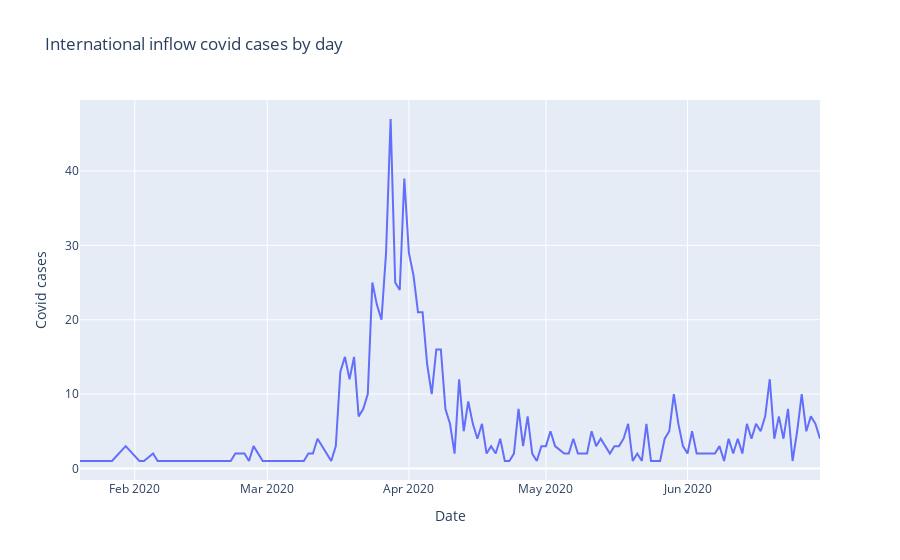
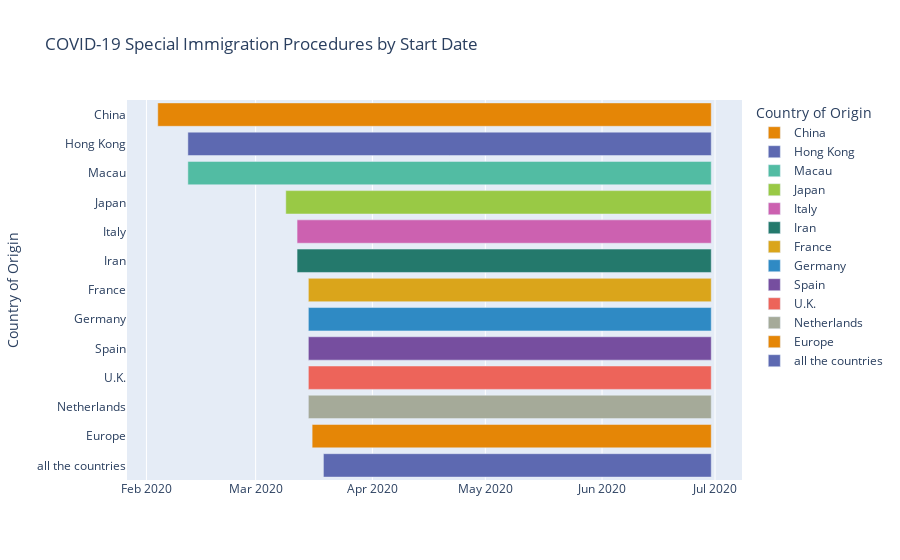

Write notebook code for charts like these, in order.
### Markdown cell above
## Cases from international movement

### Code cell
# Isolate infection_case='overseas inflow'
inflows_df = patient_info_df.loc[patient_info_df["infection_case"] == "overseas inflow"]

# Group international inflow cases per day
inflow_cases_df = (
    inflows_df[["patient_id", "confirmed_date"]]
    .groupby(["confirmed_date"])
    .count()
    .sort_values(by=["confirmed_date"])
)

# Isolate the list of immigration controls and their start dates
immigration_procedures_df = policy_df.loc[
    policy_df.gov_policy == "Special Immigration Procedure"
]

# Impute patient_info_df.max() as the end date for these immigration controls
immigration_procedures_df.end_date = inflow_cases_df.index.max()

# Modify the detail column to read more clearly
immigration_procedures_df.detail = immigration_procedures_df.detail.map(lambda x: x[5:])
immigration_procedures_df.rename(columns={"detail": "country of origin"}, inplace=True)

# Plot cases by date
fig = px.line(
    inflow_cases_df,
    x=inflow_cases_df.index,
    y="patient_id",
    title="International inflow covid cases by day",
    labels={"confirmed_date": "Date", "patient_id": "Covid cases"},
)
fig.show()

# Plot Special immigration procedures by start date
fig2 = px.timeline(
    immigration_procedures_df,
    x_start="start_date",
    x_end="end_date",
    y="country of origin",
    color_discrete_sequence=px.colors.qualitative.Vivid,
    color="country of origin",
    title="COVID-19 Special Immigration Procedures by Start Date",
    hover_data=["country of origin"],
    labels={
        "start_date": "Policy Start Date",
        "end_date": "End Date",
        "country of origin": "Country of Origin",
    },
)

fig2.show()

# Show special immigration procedures df for reference
immigration_procedures_df

### Figure 1 — Plotly figure (JSON) as saved in the notebook; plotly's stock layout.template omitted (floating-point values rounded to 4 significant figures; data arrays with more than 128 entries replaced by an {"elided": "..."} marker saying what was removed)
{"data": [{"hovertemplate": "Date=%{x}<br>Covid cases=%{y}<extra></extra>", "legendgroup": "", "line": {"color": "#636efa", "dash": "solid"}, "marker": {"symbol": "circle"}, "mode": "lines", "name": "", "orientation": "v", "showlegend": false, "type": "scatter", "x": {"elided": "134 str values"}, "xaxis": "x", "y": {"elided": "134 int values"}, "yaxis": "y"}], "layout": {"legend": {"tracegroupgap": 0}, "title": {"text": "International inflow covid cases by day"}, "xaxis": {"anchor": "y", "domain": [0, 1], "title": {"text": "Date"}}, "yaxis": {"anchor": "x", "domain": [0, 1], "title": {"text": "Covid cases"}}}}

### Figure 2 — Plotly figure (JSON) as saved in the notebook; plotly's stock layout.template omitted (floating-point values rounded to 4 significant figures)
{"data": [{"alignmentgroup": "True", "base": ["2020-02-04"], "hovertemplate": "Country of Origin=%{y}<br>Policy Start Date=%{base}<br>End Date=%{x}<extra></extra>", "legendgroup": "China", "marker": {"color": "rgb(229, 134, 6)", "pattern": {"shape": ""}}, "name": "China", "offsetgroup": "China", "orientation": "h", "showlegend": true, "textposition": "auto", "type": "bar", "x": [12700800000], "xaxis": "x", "y": ["China"], "yaxis": "y"}, {"alignmentgroup": "True", "base": ["2020-02-12"], "hovertemplate": "Country of Origin=%{y}<br>Policy Start Date=%{base}<br>End Date=%{x}<extra></extra>", "legendgroup": "Hong Kong", "marker": {"color": "rgb(93, 105, 177)", "pattern": {"shape": ""}}, "name": "Hong Kong", "offsetgroup": "Hong Kong", "orientation": "h", "showlegend": true, "textposition": "auto", "type": "bar", "x": [12009600000], "xaxis": "x", "y": ["Hong Kong"], "yaxis": "y"}, {"alignmentgroup": "True", "base": ["2020-02-12"], "hovertemplate": "Country of Origin=%{y}<br>Policy Start Date=%{base}<br>End Date=%{x}<extra></extra>", "legendgroup": "Macau", "marker": {"color": "rgb(82, 188, 163)", "pattern": {"shape": ""}}, "name": "Macau", "offsetgroup": "Macau", "orientation": "h", "showlegend": true, "textposition": "auto", "type": "bar", "x": [12009600000], "xaxis": "x", "y": ["Macau"], "yaxis": "y"}, {"alignmentgroup": "True", "base": ["2020-03-09"], "hovertemplate": "Country of Origin=%{y}<br>Policy Start Date=%{base}<br>End Date=%{x}<extra></extra>", "legendgroup": "Japan", "marker": {"color": "rgb(153, 201, 69)", "pattern": {"shape": ""}}, "name": "Japan", "offsetgroup": "Japan", "orientation": "h", "showlegend": true, "textposition": "auto", "type": "bar", "x": [9763200000], "xaxis": "x", "y": ["Japan"], "yaxis": "y"}, {"alignmentgroup": "True", "base": ["2020-03-12"], "hovertemplate": "Country of Origin=%{y}<br>Policy Start Date=%{base}<br>End Date=%{x}<extra></extra>", "legendgroup": "Italy", "marker": {"color": "rgb(204, 97, 176)", "pattern": {"shape": ""}}, "name": "Italy", "offsetgroup": "Italy", "orientation": "h", "showlegend": true, "textposition": "auto", "type": "bar", "x": [9504000000], "xaxis": "x", "y": ["Italy"], "yaxis": "y"}, {"alignmentgroup": "True", "base": ["2020-03-12"], "hovertemplate": "Country of Origin=%{y}<br>Policy Start Date=%{base}<br>End Date=%{x}<extra></extra>", "legendgroup": "Iran", "marker": {"color": "rgb(36, 121, 108)", "pattern": {"shape": ""}}, "name": "Iran", "offsetgroup": "Iran", "orientation": "h", "showlegend": true, "textposition": "auto", "type": "bar", "x": [9504000000], "xaxis": "x", "y": ["Iran"], "yaxis": "y"}, {"alignmentgroup": "True", "base": ["2020-03-15"], "hovertemplate": "Country of Origin=%{y}<br>Policy Start Date=%{base}<br>End Date=%{x}<extra></extra>", "legendgroup": "France", "marker": {"color": "rgb(218, 165, 27)", "pattern": {"shape": ""}}, "name": "France", "offsetgroup": "France", "orientation": "h", "showlegend": true, "textposition": "auto", "type": "bar", "x": [9244800000], "xaxis": "x", "y": ["France"], "yaxis": "y"}, {"alignmentgroup": "True", "base": ["2020-03-15"], "hovertemplate": "Country of Origin=%{y}<br>Policy Start Date=%{base}<br>End Date=%{x}<extra></extra>", "legendgroup": "Germany", "marker": {"color": "rgb(47, 138, 196)", "pattern": {"shape": ""}}, "name": "Germany", "offsetgroup": "Germany", "orientation": "h", "showlegend": true, "textposition": "auto", "type": "bar", "x": [9244800000], "xaxis": "x", "y": ["Germany"], "yaxis": "y"}, {"alignmentgroup": "True", "base": ["2020-03-15"], "hovertemplate": "Country of Origin=%{y}<br>Policy Start Date=%{base}<br>End Date=%{x}<extra></extra>", "legendgroup": "Spain", "marker": {"color": "rgb(118, 78, 159)", "pattern": {"shape": ""}}, "name": "Spain", "offsetgroup": "Spain", "orientation": "h", "showlegend": true, "textposition": "auto", "type": "bar", "x": [9244800000], "xaxis": "x", "y": ["Spain"], "yaxis": "y"}, {"alignmentgroup": "True", "base": ["2020-03-15"], "hovertemplate": "Country of Origin=%{y}<br>Policy Start Date=%{base}<br>End Date=%{x}<extra></extra>", "legendgroup": "U.K.", "marker": {"color": "rgb(237, 100, 90)", "pattern": {"shape": ""}}, "name": "U.K.", "offsetgroup": "U.K.", "orientation": "h", "showlegend": true, "textposition": "auto", "type": "bar", "x": [9244800000], "xaxis": "x", "y": ["U.K."], "yaxis": "y"}, {"alignmentgroup": "True", "base": ["2020-03-15"], "hovertemplate": "Country of Origin=%{y}<br>Policy Start Date=%{base}<br>End Date=%{x}<extra></extra>", "legendgroup": "Netherlands", "marker": {"color": "rgb(165, 170, 153)", "pattern": {"shape": ""}}, "name": "Netherlands", "offsetgroup": "Netherlands", "orientation": "h", "showlegend": true, "textposition": "auto", "type": "bar", "x": [9244800000], "xaxis": "x", "y": ["Netherlands"], "yaxis": "y"}, {"alignmentgroup": "True", "base": ["2020-03-16"], "hovertemplate": "Country of Origin=%{y}<br>Policy Start Date=%{base}<br>End Date=%{x}<extra></extra>", "legendgroup": "Europe", "marker": {"color": "rgb(229, 134, 6)", "pattern": {"shape": ""}}, "name": "Europe", "offsetgroup": "Europe", "orientation": "h", "showlegend": true, "textposition": "auto", "type": "bar", "x": [9158400000], "xaxis": "x", "y": ["Europe"], "yaxis": "y"}, {"alignmentgroup": "True", "base": ["2020-03-19"], "hovertemplate": "Country of Origin=%{y}<br>Policy Start Date=%{base}<br>End Date=%{x}<extra></extra>", "legendgroup": "all the countries", "marker": {"color": "rgb(93, 105, 177)", "pattern": {"shape": ""}}, "name": "all the countries", "offsetgroup": "all the countries", "orientation": "h", "showlegend": true, "textposition": "auto", "type": "bar", "x": [8899200000], "xaxis": "x", "y": ["all the countries"], "yaxis": "y"}], "layout": {"barmode": "overlay", "legend": {"title": {"text": "Country of Origin"}, "tracegroupgap": 0}, "title": {"text": "COVID-19 Special Immigration Procedures by Start Date"}, "xaxis": {"anchor": "y", "domain": [0, 1], "type": "date"}, "yaxis": {"anchor": "x", "categoryarray": ["all the countries", "Europe", "Netherlands", "U.K.", "Spain", "Germany", "France", "Iran", "Italy", "Japan", "Macau", "Hong Kong", "China"], "categoryorder": "array", "domain": [0, 1], "title": {"text": "Country of Origin"}}}}
